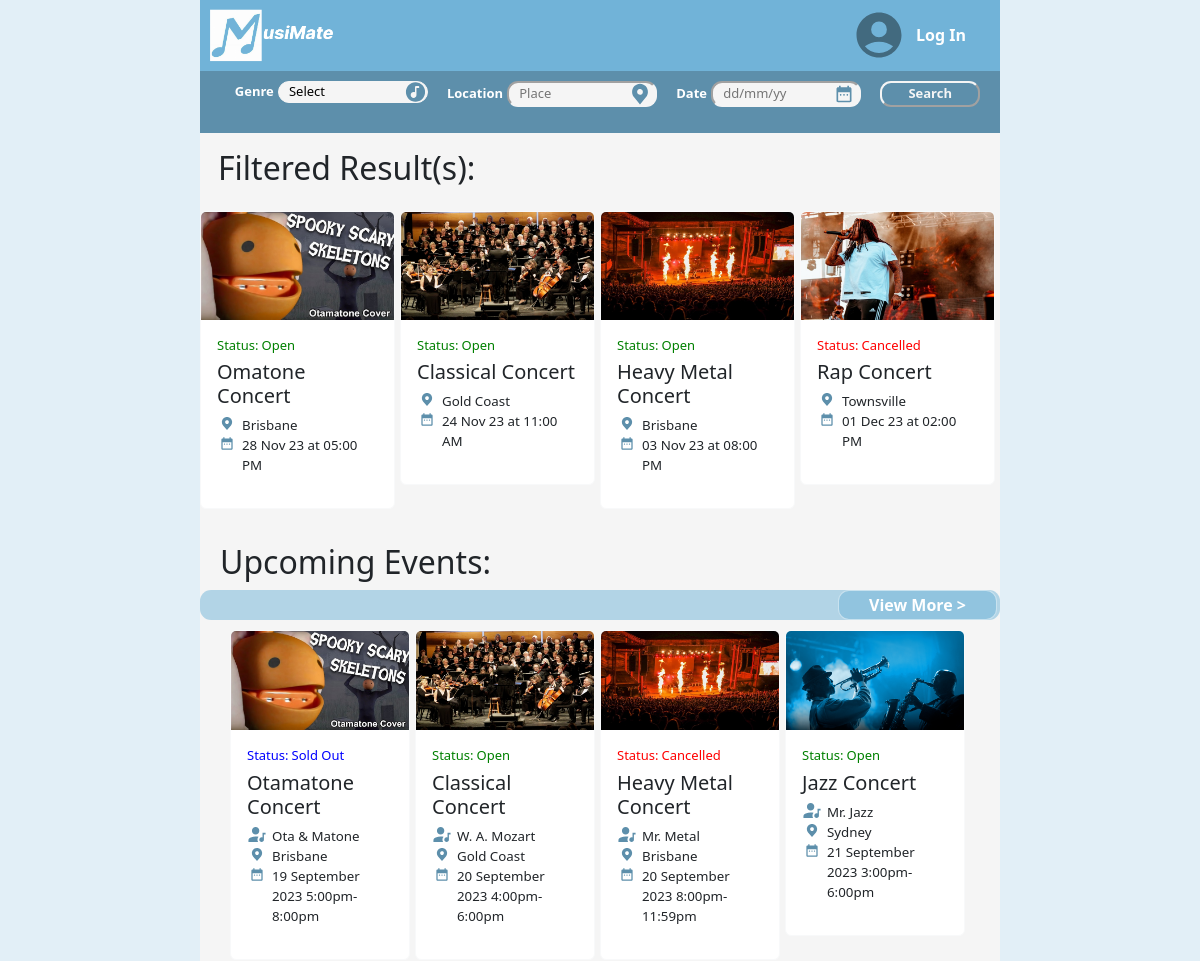
Before: / (upper part) with the older database file.
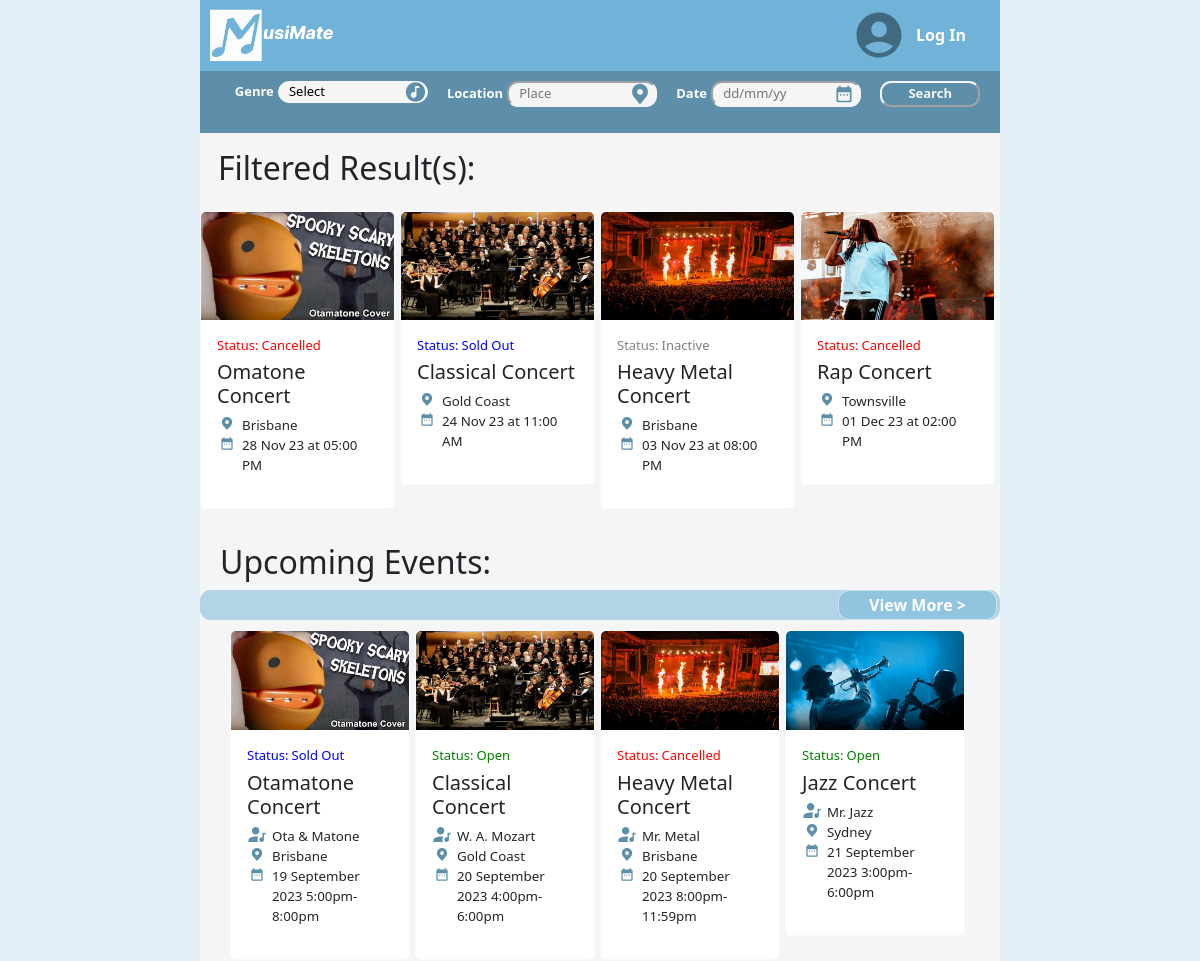
After: the same page with the newer database file.
### musimate/models.py (models this page shows, shortened)
class Event(db.Model):
    __tablename__ = 'events'
    id = db.Column(db.Integer, primary_key=True)
    status = db.Column(db.String(10), default='Open')
    name = db.Column(db.String(80))
    description = db.Column(db.String(200))
    genre = db.Column(db.String(40))
    location = db.Column(db.String(200))
    date = db.Column(db.DateTime)
    image = db.Column(db.String(400))
    quantity = db.Column(db.Integer)
    quantitySold = db.Column(db.Integer, default=0)
    price = db.Column(db.Float)
    user_id = db.Column(db.Integer, db.ForeignKey('users.id'))
    comments = db.relationship('Comment', backref='event')
    orders = db.relationship('Order', backref = 'event')

### musimate/views.py (the view, shortened to what this page needs)
@mainbp.route('/')
def index():
    events = db.session.scalars(db.select(Event)).all()
    genres = db.session.scalars(db.select(Event.genre.distinct())).all()
    for event in events:
        if event.status != 'Inactive' and event.date < datetime.now():
            event.status = "Inactive"
            db.session.commit()
        elif event.status != 'Sold Out' and event.status != 'Cancelled' and event.quantity <= event.quantitySold:
            event.status = "Sold Out"
            db.session.commit()
        elif event.status == 'Sold Out' and event.quantity > event.quantitySold:
            event.status = "Open"
            db.session.commit()
    return render_template('index.html', events=events, num_events=len(events), genres=genres, selected_genre='Select', selected_location='', selected_date='')

### musimate/templates/index.html (shortened to what this page needs)
{% extends 'base.html' %}
{% block content %}
{% if num_events == 0 %}
<div class="d-flex p-4 justify-content-center">
   <h4>No Events</h4>
</div>
{% else %}
<div class="d-flex p-3 justify-content-start">
   <h2 style="margin-left: 2px" >Filtered Result(s): </h2>
</div>
<div class="card-group">
   {% for event in events %}
   <div class="col-lg-3 col-md-4 col-sm-6 lastCard">
      <a href="{{ url_for('event.show', id=event.id) }}" style="text-decoration:none">
         <div class="card border-light">
            <img class="card-img-top" src="{{ event.image }}" alt="Card image" style="width:100%">
            <div class="card-body">
               <row class="row">
                  <div class="d-flex justify-content-left">
                     <div>
                        <p class="cardDetails {{ event.status }}" style="font-size:small; margin-bottom:5px;"> Status:</p>
                     </div>
                     <div>
                        <p class="cardDetails {{ event.status }}" id="status"
                           style="font-size: small; margin-left:3px; margin-bottom:5px;">
                           {{ event.status }}</p>
                     </div>
                  </div>
               </row>
               <h5 class="card-title">{{ event.name }}</h5>
               <row class="row">
                  <div class="d-flex justify-content-left">
                     <div>
                        <img src="static/svg/location.svg" class="cardIcons">
                     </div>
                     <div>
                        <p class="cardDetails" id="location" style="margin:auto;">{{ event.location }}</p>
                     </div>
                  </div>
               </row>
               <row class="row">
                  <div class="d-flex justify-content-left">
                     <div>
                        <img src="static/svg/date.svg" class="cardIcons">
                     </div>
                     <div>
                        <p class="cardDetails" id="Date">{{ event.date.strftime("%d %b %y at %I:%M %p") }}</p>
                     </div>
                  </div>
               </row>
            </div>
         </div>
      </a>
   </div>
   {% endfor %}
</div>
{% endif %}
<div class="main">
   <br>
   <h2 style="margin-left: 20px;">Upcoming Events:</h2>
   <div class="break">
      <div class="d-flex justify-content-end">
         <button class="breakButton" id="viewMore">View More ></button>
      </div>
   </div>
   <div class="padding">
      <div class="row">
         <div class="card-group">
            <div class="col-lg-3 col-md-4 col-sm-6 lastCard">
               <a href="EventDetails.html" style="text-decoration:none">
                  <div class="card border-light">
                     <img class="card-img-top" src="static/image/otamatone.jpg" alt="Card image" style="width:100%">
                     <div class="card-body">
                        <row class="row">
                           <div class="d-flex justify-content-left">
                              <div>
                                 <p class="cardDetails" style="font-size:small; margin-bottom:5px; color: blue;">
                                    Status:</p>
                              </div>
                              <div>
                                 <p class="cardDetails" id="status"
                                    style="font-size: small; margin-left:3px; margin-bottom:5px; color: blue;">
                                    Sold Out</p>
                              </div>
                           </div>
                        </row>
                        <h5 class="card-title">Otamatone Concert</h5>
                        <row class="row">
                           <div class="d-flex justify-content-left">
                              <div>
                                 <img src="static/svg/artist.svg" class="cardIcons">
                              </div>
                              <div>
                                 <p class="cardDetails" id="artist" style="margin:auto;">Ota & Matone</p>
                              </div>
                           </div>
                        </row>
                        <row class="row">
                           <div class="d-flex justify-content-left">
                              <div>
                                 <img src="static/svg/location.svg" class="cardIcons">
                              </div>
                              <div>
                                 <p class="cardDetails" id="location" style="margin:auto;">Brisbane</p>
                              </div>
                           </div>
                        </row>
                        <row class="row">
                           <div class="d-flex justify-content-left">
                              <div>
                                 <img src="static/svg/date.svg" class="cardIcons">
                              </div>
                              <div>
                                 <p class="cardDetails" id="startDate">19 September 2023 5:00pm-8:00pm</p>
                              </div>
                           </div>
                        </row>
                     </div>
                  </div>
               </a>
            </div>
            <div class="col-lg-3 col-md-4 col-sm-6 hiddenTiny">
               <a href="EventDetails.html" style="text-decoration:none">
                  <div class="card border-light">
                     <img class="card-img-top" src="static/image/event2.jpg" alt="Card image" style="width:100%">
                     <div class="card-body">
                        <row class="row">
                           <div class="d-flex justify-content-left">
                              <div>
                                 <p class="cardDetails" style="font-size:small; margin-bottom:5px; color: green;">
                                    Status:</p>
                              </div>
                              <div>
                                 <p class="cardDetails" id="status"
                                    style="font-size: small; margin-left:3px; margin-bottom:5px; color: green;">
                                    Open</p>
                              </div>
                           </div>
                        </row>
                        <h5 class="card-title">Classical Concert</h5>
                        <row class="row">
                           <div class="d-flex justify-content-left">
                              <div>
                                 <img src="static/svg/artist.svg" class="cardIcons">
                              </div>
                              <div>
                                 <p class="cardDetails" id="artist" style="margin:auto;">W. A. Mozart</p>
                              </div>
                           </div>
                        </row>
                        <row class="row">
                           <div class="d-flex justify-content-left">
                              <div>
                                 <img src="static/svg/location.svg" class="cardIcons">
                              </div>
                              <div>
                                 <p class="cardDetails" id="location" style="margin:auto;">Gold Coast</p>
                              </div>
                           </div>
                        </row>
                        <row class="row">
                           <div class="d-flex justify-content-left">
                              <div>
                                 <img src="static/svg/date.svg" class="cardIcons">
                              </div>
                              <div>
                                 <p class="cardDetails" id="startDate">20 September 2023 4:00pm-6:00pm</p>
                              </div>
                           </div>
                        </row>
                     </div>
                  </div>
               </a>
            </div>
            <div class="col-lg-3 col-md-4 hiddenSmall">
               <a href="EventDetails.html" style="text-decoration:none">
                  <div class="card border-light">
                     <img class="card-img-top" src="static/image/event3.jpg" alt="Card image" style="width:100%">
                     <div class="card-body">
                        <row class="row">
                           <div class="d-flex justify-content-left">
                              <div>
                                 <p class="cardDetails" style="font-size:small; margin-bottom:5px; color: red;"> Status:
                                 </p>
                              </div>
                              <div>
                                 <p class="cardDetails" id="status"
                                    style="font-size: small; margin-left:3px; margin-bottom:5px; color: red;">
                                    Cancelled</p>
                              </div>
                           </div>
                        </row>
                        <h5 class="card-title">Heavy Metal Concert</h5>
                        <row class="row">
                           <div class="d-flex justify-content-left">
                              <div>
                                 <img src="static/svg/artist.svg" class="cardIcons">
                              </div>
                              <div>
                                 <p class="cardDetails" id="artist" style="margin:auto;">Mr. Metal</p>
                              </div>
                           </div>
                        </row>
                        <row class="row">
                           <div class="d-flex justify-content-left">
                              <div>
                                 <img src="static/svg/location.svg" class="cardIcons">
                              </div>
                              <div>
                                 <p class="cardDetails" id="location" style="margin:auto;">Brisbane</p>
                              </div>
                           </div>
                        </row>
                        <row class="row">
                           <div class="d-flex justify-content-left">
                              <div>
                                 <img src="static/svg/date.svg" class="cardIcons">
                              </div>
                              <div>
                                 <p class="cardDetails" id="startDate">20 September 2023 8:00pm-11:59pm</p>
                              </div>
                           </div>
                        </row>
                     </div>
                  </div>
               </a>
            </div>
            <div class="col-lg-3 hiddenMedium">
               <a href="EventDetails.html" style="text-decoration:none">
                  <div class="card border-light">
                     <img class="card-img-top" src="static/image/event4.png" alt="Card image" style="width:100%">
                     <div class="card-body">
                        <row class="row">
                           <div class="d-flex justify-content-left">
                              <div>
                                 <p class="cardDetails" style="font-size:small; margin-bottom:5px; color: green;">
                                    Status:</p>
                              </div>
                              <div>
                                 <p class="cardDetails" id="status"
                                    style="font-size: small; margin-left:3px; margin-bottom:5px; color: green;">
                                    Open</p>
                              </div>
                           </div>
                        </row>
                        <h5 class="card-title">Jazz Concert</h5>
                        <row class="row">
                           <div class="d-flex justify-content-left">
                              <div>
                                 <img src="static/svg/artist.svg" class="cardIcons">
                              </div>
                              <div>
                                 <p class="cardDetails" id="artist" style="margin:auto;">Mr. Jazz</p>
                              </div>
                           </div>
                        </row>
                        <row class="row">
                           <div class="d-flex justify-content-left">
                              <div>
                                 <img src="static/svg/location.svg" class="cardIcons">
                              </div>
                              <div>
                                 <p class="cardDetails" id="location" style="margin:auto;">Sydney</p>
                              </div>
                           </div>
                        </row>
                        <row class="row">
                           <div class="d-flex justify-content-left">
                              <div>
                                 <img src="static/svg/date.svg" class="cardIcons">
                              </div>
                              <div>
                                 <p class="cardDetails" id="startDate">21 September 2023 3:00pm-6:00pm</p>
                              </div>
                           </div>
                        </row>
                     </div>
                  </div>
               </a>
            </div>
         </div>
      </div>
   </div>
   <br>
</div>
{% endblock %}

Changed rows visible on the page:
changed Event "Omatone Concert": status "Open" → "Cancelled"
changed Event "Classical Concert": status "Open" → "Sold Out"
changed Event "Heavy Metal Concert": status "Open" → "Inactive"
